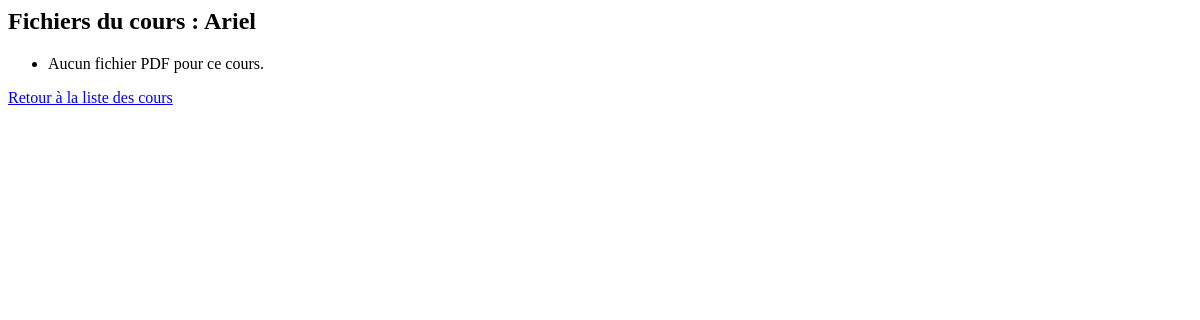
Page /schedule/course/15/files/ (signed in) on the earlier database version.
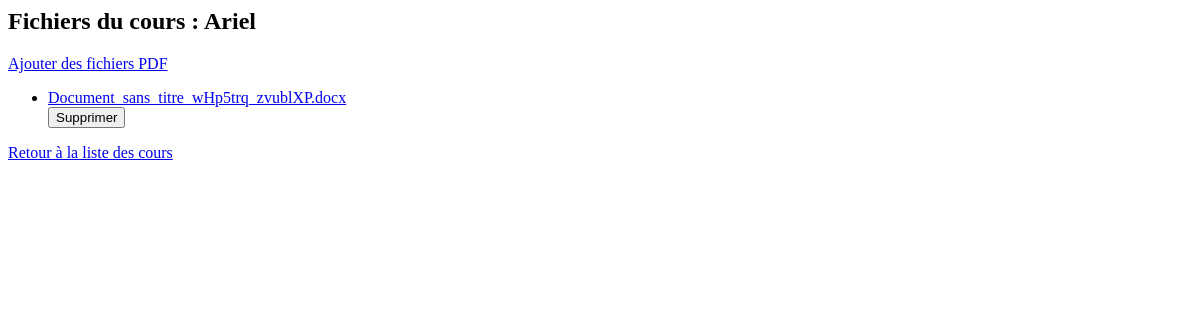
Same page on the later database version.
### schedule/models.py (models this page shows, shortened)
class CourseFile(models.Model):
    course = models.ForeignKey(Course, on_delete=models.CASCADE, related_name='files')
    file = models.FileField(upload_to='course_files/')
    uploaded_at = models.DateTimeField(auto_now_add=True)
    description = models.CharField(max_length=255, blank=True)

### schedule/views.py (the view)
# urls.py: path('course/<int:course_id>/files/', views.course_files_view, name='course_files_view'),
@login_required
def course_files_view(request, course_id):
    course = get_object_or_404(Course, id=course_id)
    files = course.files.all()
    return render(request, 'schedule/course_files_view.html', {'course': course, 'files': files})

### schedule/templatetags/schedule_tags.py (called while the page is built)
@register.filter
def basename(value):
    return os.path.basename(value)

### schedule/templates/schedule/course_files_view.html (shortened to what this page needs)
{% load schedule_tags %}
{% load static %}
{% block content %}
<div class="container mt-4">
    <h2>Fichiers du cours : {{ course.name }}</h2>
    {% if perms.schedule.add_coursefile %}
<a href="{% url 'schedule:upload_course_files' course.id %}" class="btn btn-success mb-3">Ajouter des fichiers PDF</a>
{% endif %}
    <ul class="list-group mb-4">
        {% for file in files %}
            <li class="list-group-item d-flex justify-content-between align-items-center">
                <div>
                    <a href="{{ file.file.url }}" download target="_blank">
                         {{ file.file.name|basename }}
                    </a>
                </div>
                {% if perms.schedule.delete_coursefile %}
<form method="post" action="{% url 'schedule:delete_course_file' file.id %}" style="display:inline;">
    <button class="btn btn-danger btn-sm" type="submit" onclick="return confirm('Supprimer ce fichier ?');">Supprimer</button>
</form>
{% endif %}
            </li>
        {% empty %}
            <li class="list-group-item">Aucun fichier PDF pour ce cours.</li>
        {% endfor %}
    </ul>
    <a href="{% url 'schedule:course_list' %}" class="btn btn-secondary">Retour à la liste des cours</a>
</div>
{% endblock %}

Differences in the rows shown:
added CourseFile: file.name|basename "Document_sans_titre_wHp5trq_zvublXP.docx"
Other differences:
text no longer shown: "Aucun fichier PDF pour ce cours."
text now shown: "Ajouter des fichiers PDF"
